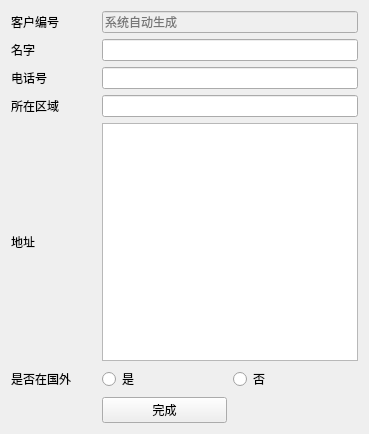
<?xml version="1.0" encoding="UTF-8"?>
<ui version="4.0">
 <class>CustomAdd</class>
 <widget class="QWidget" name="CustomAdd">
  <property name="geometry">
   <rect>
    <x>0</x>
    <y>0</y>
    <width>369</width>
    <height>434</height>
   </rect>
  </property>
  <property name="windowTitle">
   <string>客户添加界面</string>
  </property>
  <layout class="QGridLayout" name="gridLayout_2">
   <item row="0" column="0">
    <layout class="QGridLayout" name="gridLayout">
     <item row="0" column="0">
      <widget class="QLabel" name="label_2">
       <property name="text">
        <string>客户编号</string>
       </property>
      </widget>
     </item>
     <item row="0" column="1" colspan="2">
      <widget class="QLineEdit" name="idedit">
       <property name="enabled">
        <bool>false</bool>
       </property>
       <property name="placeholderText">
        <string>系统自动生成</string>
       </property>
       <property name="clearButtonEnabled">
        <bool>false</bool>
       </property>
      </widget>
     </item>
     <item row="1" column="0">
      <widget class="QLabel" name="label">
       <property name="text">
        <string>名字</string>
       </property>
      </widget>
     </item>
     <item row="1" column="1" colspan="2">
      <widget class="QLineEdit" name="nameEdit"/>
     </item>
     <item row="2" column="0">
      <widget class="QLabel" name="label_5">
       <property name="text">
        <string>电话号</string>
       </property>
      </widget>
     </item>
     <item row="2" column="1" colspan="2">
      <widget class="QLineEdit" name="phoneEdit"/>
     </item>
     <item row="3" column="0">
      <widget class="QLabel" name="label_7">
       <property name="text">
        <string>所在区域</string>
       </property>
      </widget>
     </item>
     <item row="3" column="1" colspan="2">
      <widget class="QLineEdit" name="areaEdit"/>
     </item>
     <item row="4" column="0">
      <widget class="QLabel" name="label_8">
       <property name="text">
        <string>地址</string>
       </property>
      </widget>
     </item>
     <item row="4" column="1" colspan="2">
      <widget class="QTextEdit" name="addressEdit"/>
     </item>
     <item row="5" column="0">
      <widget class="QLabel" name="label_3">
       <property name="text">
        <string>是否在国外</string>
       </property>
      </widget>
     </item>
     <item row="5" column="1">
      <widget class="QRadioButton" name="yes">
       <property name="text">
        <string>是</string>
       </property>
      </widget>
     </item>
     <item row="5" column="2">
      <widget class="QRadioButton" name="no">
       <property name="text">
        <string>否</string>
       </property>
      </widget>
     </item>
     <item row="6" column="1">
      <widget class="QPushButton" name="doneButton">
       <property name="text">
        <string>完成</string>
       </property>
      </widget>
     </item>
    </layout>
   </item>
  </layout>
 </widget>
 <resources/>
 <connections/>
</ui>
